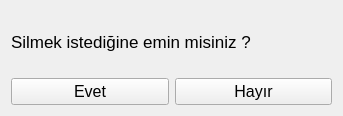
<?xml version="1.0" encoding="UTF-8"?>
<ui version="4.0">
 <class>Form</class>
 <widget class="QWidget" name="Form">
  <property name="geometry">
   <rect>
    <x>0</x>
    <y>0</y>
    <width>343</width>
    <height>116</height>
   </rect>
  </property>
  <property name="minimumSize">
   <size>
    <width>343</width>
    <height>116</height>
   </size>
  </property>
  <property name="maximumSize">
   <size>
    <width>343</width>
    <height>116</height>
   </size>
  </property>
  <property name="windowTitle">
   <string>Kontrol</string>
  </property>
  <property name="windowIcon">
   <iconset resource="../onizlenim/resim.qrc">
    <normaloff>:/newPrefix/resim/0.png</normaloff>:/newPrefix/resim/0.png</iconset>
  </property>
  <layout class="QHBoxLayout" name="horizontalLayout_2">
   <item>
    <layout class="QVBoxLayout" name="verticalLayout">
     <item>
      <widget class="QLabel" name="label">
       <property name="font">
        <font>
         <pointsize>13</pointsize>
        </font>
       </property>
       <property name="text">
        <string>Silmek istediğine emin misiniz ?</string>
       </property>
      </widget>
     </item>
     <item>
      <layout class="QHBoxLayout" name="horizontalLayout">
       <item>
        <widget class="QPushButton" name="pushButton">
         <property name="font">
          <font>
           <pointsize>12</pointsize>
          </font>
         </property>
         <property name="text">
          <string>Evet</string>
         </property>
        </widget>
       </item>
       <item>
        <widget class="QPushButton" name="pushButton_2">
         <property name="font">
          <font>
           <pointsize>12</pointsize>
          </font>
         </property>
         <property name="text">
          <string>Hayır</string>
         </property>
        </widget>
       </item>
      </layout>
     </item>
    </layout>
   </item>
  </layout>
 </widget>
 <resources>
  <include location="../onizlenim/resim.qrc"/>
 </resources>
 <connections/>
</ui>
